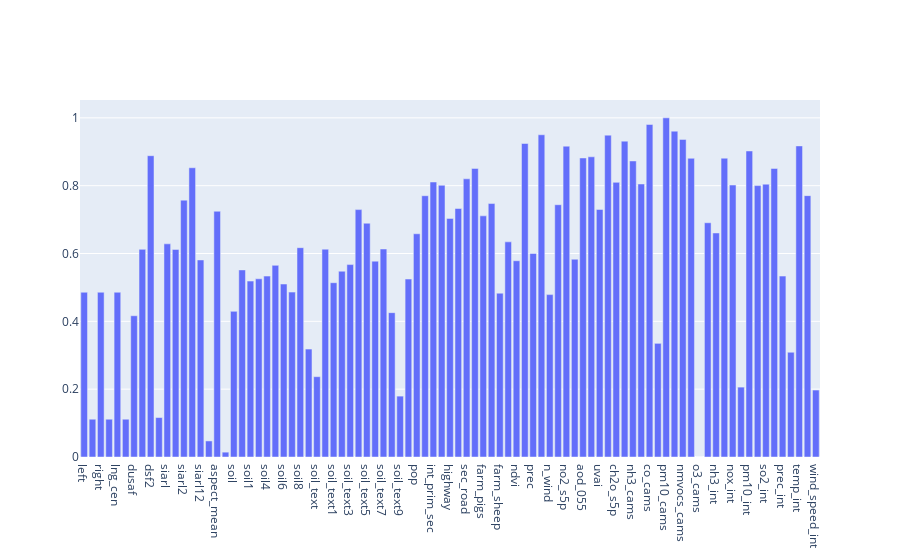

The code cell stored with this chart in its notebook:
### Markdown cell above
### Pearson correlation index
It's a measure of linear correlation which stands for the ratio between the covariance of two variables and the product of their standard deviations. The algorithm evaluate the index for each feature variable.

### Code cell
score_results['pearson'] = m.pearson(X, Y, RESULTS_NORMALIZED)

### Figure 1 — Plotly figure (JSON) as saved in the notebook; plotly's stock layout.template omitted (floating-point values rounded to 4 significant figures)
{"data": [{"x": ["left", "bottom", "right", "top", "lng_cen", "lat_cen", "dusaf", "dusafSum", "dsf2", "dsf3", "siarl", "siarlSum", "siarl2", "siarl9", "siarl12", "h_mean", "aspect_mean", "slope_mean", "soil", "soilSum", "soil1", "soil2", "soil4", "soil5", "soil6", "soil7", "soil8", "soil9", "soil_text", "soilTextSum", "soil_text1", "soil_text2", "soil_text3", "soil_text4", "soil_text5", "soil_text6", "soil_text7", "soil_text8", "soil_text9", "soil_text10", "pop", "int_prim", "int_prim_sec", "int_sec", "highway", "prim_road", "sec_road", "farms", "farm_pigs", "farm_poultry", "farm_sheep", "soil_moist", "ndvi", "temp_2m", "prec", "press", "n_wind", "e_wind", "no2_s5p", "so2_s5p", "aod_055", "aod_047", "uvai", "co_s5p", "ch2o_s5p", "o3_s5p", "nh3_cams", "no_cams", "co_cams", "dust_cams", "pm10_cams", "no2_cams", "nmvocs_cams", "so2_cams", "o3_cams", "co_int", "nh3_int", "no2_int", "nox_int", "o3_int", "pm10_int", "pm25_int", "so2_int", "air_hum_int", "prec_int", "rad_glob_int", "temp_int", "wind_dir_int", "wind_speed_int"], "y": [0.4858, 0.1114, 0.4858, 0.1114, 0.4858, 0.1114, 0.4165, 0.6122, 0.8884, 0.1163, 0.6286, 0.612, 0.7574, 0.8528, 0.581, 0.04732, 0.7246, 0.01428, 0.4294, 0.5516, 0.5187, 0.5254, 0.5334, 0.5651, 0.51, 0.4862, 0.6172, 0.3183, 0.2368, 0.6127, 0.5139, 0.5478, 0.5674, 0.7295, 0.6893, 0.5775, 0.6133, 0.4256, 0.1795, 0.5247, 0.6582, 0.7704, 0.8108, 0.8011, 0.7035, 0.7327, 0.8202, 0.8509, 0.7111, 0.7473, 0.483, 0.6344, 0.5787, 0.9244, 0.6001, 0.9501, 0.4788, 0.7438, 0.9165, 0.5831, 0.8817, 0.8851, 0.7299, 0.949, 0.8098, 0.9313, 0.8729, 0.805, 0.9804, 0.3351, 1.0, 0.9607, 0.9364, 0.8807, 0.0, 0.6907, 0.6606, 0.8811, 0.8019, 0.2061, 0.9023, 0.8002, 0.8045, 0.8508, 0.5334, 0.3089, 0.9172, 0.7707, 0.1974], "type": "bar"}], "layout": {}}
